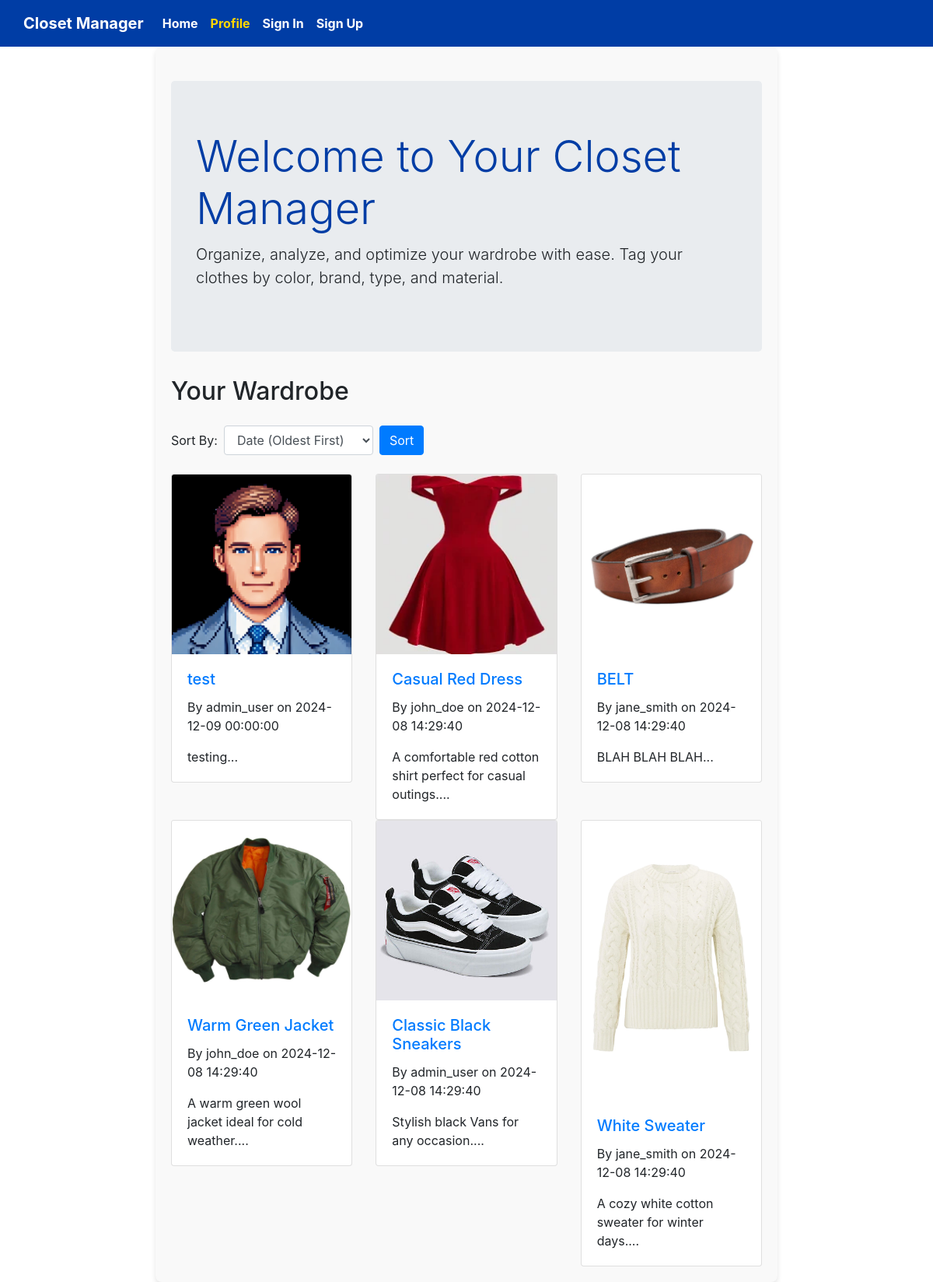
The app's page /posts/index.php with its own data.
### tables this page shows
CREATE TABLE `clothingpost` (
  `post_id` int(11) NOT NULL,
  `username` varchar(50) NOT NULL,
  `title` varchar(100) NOT NULL,
  `photo_url` varchar(255) NOT NULL,
  `color_id` int(11) NOT NULL,
  `clothing_type_id` int(11) NOT NULL,
  `material_id` int(11) NOT NULL,
  `description` text NOT NULL,
  `created_at` datetime DEFAULT current_timestamp()
);

### utils.php (called while the page is built, shortened)
<?php
function isLoggedIn()
{
    return isset($_SESSION['username']);
}
function loadPostsFromDatabase($db)
{
    try {
        $stmt = $db->prepare("SELECT * FROM clothingpost ORDER BY created_at DESC");
        $stmt->execute();
        return $stmt->fetchAll(PDO::FETCH_ASSOC);
    } catch (PDOException $e) {
        echo "Error loading posts: " . $e->getMessage();
        return [];
    }
}
?>

### posts/index.php (the view, shortened to what this page needs)
<?php
include_once '../utils.php';
include_once '../db_connection.php';
include_once 'navbar.php';
$posts = loadPostsFromDatabase($db);
?>
<!DOCTYPE html>
<html lang="en">
<head>
    <link href="https://maxcdn.bootstrapcdn.com/bootstrap/4.5.2/css/bootstrap.min.css" rel="stylesheet">
    <link rel="stylesheet" href="/Final2/css/styles.css">
</head>
<body>
    <div class="container">
        <div class="jumbotron mt-4">
            <h1 class="display-4">Welcome to Your Closet Manager</h1>
            <p class="lead">Organize, analyze, and optimize your wardrobe with ease. Tag your clothes by color, brand,
                type, and material.</p>
        </div>
        <h2 class="my-4">Your Wardrobe</h2>
        <form method="POST" class="form-inline mb-4">
            <label for="sort" class="mr-2">Sort By:</label>
            <select name="sort" id="sort" class="form-control mr-2">
                <option value="date_asc">Date (Oldest First)</option>
            </select>
            <button type="submit" class="btn btn-primary">Sort</button>
        </form>
        <div class="row">
            <?php foreach ($posts as $post): ?>
                <div class="col-md-4">
                    <div class="card">
                        <img src="../uploads/<?php echo htmlspecialchars($post['photo_url']); ?>" class="card-img-top"
                            alt="Post Image">
                        <div class="card-body">
                            <h5 class="card-title">
                                <a href="detail.php?post_id=<?php echo $post['post_id']; ?>">
                                    <?php echo htmlspecialchars($post['title']); ?>
                                </a>
                            </h5>
                            <p class="card-text">By <?php echo htmlspecialchars($post['username']); ?> on
                                <?php echo htmlspecialchars($post['created_at']); ?>
                            </p>
                            <p class="card-text">
                                <?php echo htmlspecialchars(substr($post['description'], 0, 100)) . '...'; ?>
                            </p>
                        </div>
                    </div>
                </div>
            <?php endforeach; ?>
        </div>
    </div>
</body>
</html>

### posts/navbar.php (shortened to what this page needs)
<nav class="navbar navbar-expand-lg">
    <div class="container-fluid">
        <a class="navbar-brand" href="/Final2/index.php">Closet Manager</a>
        <div class="collapse navbar-collapse" id="navbarNavDropdown">
            <ul class="navbar-nav me-auto">
                <li class="nav-item"><a class="nav-link active" href="/Final2/posts/index.php">Home</a></li>
                <li class="nav-item special"><a class="nav-link" href="/Final2/profile/index.php">Profile</a></li>
            </ul>
            <ul class="navbar-nav ms-auto">
                <?php if (isLoggedIn()) { ?>
                    <?php if (isset($_SESSION['isValidAdmin']) && $_SESSION['isValidAdmin']) { ?>
                        <li class="nav-item"><a href="/Final2/admin.php" class="nav-link">Admin Page</a></li>
                    <?php } ?>
                    <li class="nav-item sign-out"><a href="/Final2/auth/logout.php" class="nav-link">Sign Out</a></li>
                <?php } else { ?>
                    <li class="nav-item"><a href="/Final2/auth/login.php" class="nav-link">Sign In</a></li>
                    <li class="nav-item"><a href="/Final2/auth/signup.php" class="nav-link">Sign Up</a></li>
                <?php } ?>
            </ul>
        </div>
    </div>
</nav>

### css/styles.css (style rules this page uses)
.navbar { background-color: #003DA5; padding: 10px 15px; }
.navbar .navbar-brand, .navbar .nav-link { color: white; font-weight: bold; }
.navbar .nav-item.special a { color: #FFD700; font-weight: bold; }
.container { max-width: 800px; margin: 0 auto; background-color: #f9f9f9; padding: 20px; border-radius: 8px; box-shadow: 0 4px 6px rgba(0, 0, 0, 0.1); }
h1 { color: #003DA5; font-size: 2em; margin-bottom: 10px; }

### records on screen
clothingpost: photo_url (picture), title "test", username "admin_user", created_at "2024-12-09 00:00:00", description "testing"
clothingpost: photo_url (picture), title "Casual Red Dress", username "john_doe", created_at "2024-12-08 14:29:40", description "A comfortable red cotton shirt perfect for casual outings."
clothingpost: photo_url (picture), title "BELT", username "jane_smith", created_at "2024-12-08 14:29:40", description "BLAH BLAH BLAH"
clothingpost: photo_url (picture), title "Warm Green Jacket", username "john_doe", created_at "2024-12-08 14:29:40", description "A warm green wool jacket ideal for cold weather."
clothingpost: photo_url (picture), title "Classic Black Sneakers", username "admin_user", created_at "2024-12-08 14:29:40", description "Stylish black Vans for any occasion."
clothingpost: photo_url (picture), title "White Sweater", username "jane_smith", created_at "2024-12-08 14:29:40", description "A cozy white cotton sweater for winter days."
